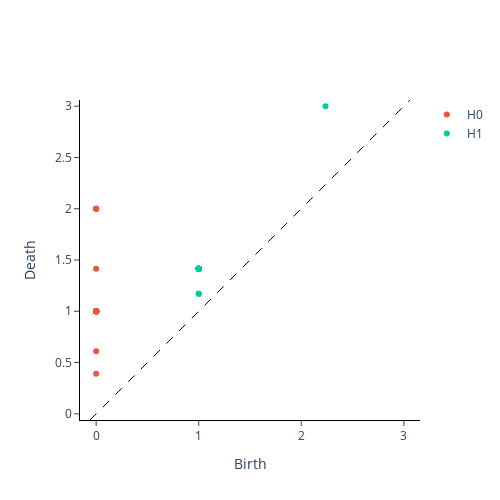

Notebook code cell kept with this figure:
### Markdown cell above
## Example persistence plot

### Code cell
embedder_nonperiodic = SingleTakensEmbedding(
    parameters_type = "fixed",
    time_delay = 7,
    dimension = 2
)

y_nonperiodic_embedded = embedder_nonperiodic.fit_transform(x)

y_nonperiodic_embedded = y_nonperiodic_embedded[None, :, :]

nonperiodic_persistence = VietorisRipsPersistence(
    homology_dimensions = [0, 1]
)
nonperiodic_persistence.fit_transform_plot(y_nonperiodic_embedded)

### Figure 1 — Plotly figure (JSON) as saved in the notebook; plotly's stock layout.template omitted (floating-point values rounded to 4 significant figures)
{"data": [{"hoverinfo": "none", "line": {"color": "black", "dash": "dash", "width": 1}, "mode": "lines", "showlegend": false, "type": "scatter", "x": [-0.06, 3.06], "y": [-0.06, 3.06]}, {"hoverinfo": "text", "hovertext": ["(0.0, 0.39009901881217957)", "(0.0, 0.6099010109901428)", "(0.0, 1.0), multiplicity: 39", "(0.0, 1.0), multiplicity: 39", "(0.0, 1.0), multiplicity: 39", "(0.0, 1.0), multiplicity: 39", "(0.0, 1.0), multiplicity: 39", "(0.0, 1.0), multiplicity: 39", "(0.0, 1.0), multiplicity: 39", "(0.0, 1.0), multiplicity: 39", "(0.0, 1.0), multiplicity: 39", "(0.0, 1.0), multiplicity: 39", "(0.0, 1.0), multiplicity: 39", "(0.0, 1.0), multiplicity: 39", "(0.0, 1.0), multiplicity: 39", "(0.0, 1.0), multiplicity: 39", "(0.0, 1.0), multiplicity: 39", "(0.0, 1.0), multiplicity: 39", "(0.0, 1.0), multiplicity: 39", "(0.0, 1.0), multiplicity: 39", "(0.0, 1.0), multiplicity: 39", "(0.0, 1.0), multiplicity: 39", "(0.0, 1.0), multiplicity: 39", "(0.0, 1.0), multiplicity: 39", "(0.0, 1.0), multiplicity: 39", "(0.0, 1.0), multiplicity: 39", "(0.0, 1.0), multiplicity: 39", "(0.0, 1.0), multiplicity: 39", "(0.0, 1.0), multiplicity: 39", "(0.0, 1.0), multiplicity: 39", "(0.0, 1.0), multiplicity: 39", "(0.0, 1.0), multiplicity: 39", "(0.0, 1.0), multiplicity: 39", "(0.0, 1.0), multiplicity: 39", "(0.0, 1.0), multiplicity: 39", "(0.0, 1.0), multiplicity: 39", "(0.0, 1.0), multiplicity: 39", "(0.0, 1.0), multiplicity: 39", "(0.0, 1.0), multiplicity: 39", "(0.0, 1.0), multiplicity: 39", "(0.0, 1.0), multiplicity: 39", "(0.0, 1.4142135381698608)", "(0.0, 2.0), multiplicity: 3", "(0.0, 2.0), multiplicity: 3", "(0.0, 2.0), multiplicity: 3"], "mode": "markers", "name": "H0", "type": "scatter", "x": [0, 0, 0, 0, 0, 0, 0, 0, 0, 0, 0, 0, 0, 0, 0, 0, 0, 0, 0, 0, 0, 0, 0, 0, 0, 0, 0, 0, 0, 0, 0, 0, 0, 0, 0, 0, 0, 0, 0, 0, 0, 0, 0, 0, 0], "y": [0.3901, 0.6099, 1, 1, 1, 1, 1, 1, 1, 1, 1, 1, 1, 1, 1, 1, 1, 1, 1, 1, 1, 1, 1, 1, 1, 1, 1, 1, 1, 1, 1, 1, 1, 1, 1, 1, 1, 1, 1, 1, 1, 1.414, 2, 2, 2]}, {"hoverinfo": "text", "hovertext": ["(2.2360680103302, 3.0)", "(1.0, 1.4142135381698608), multiplicity: 24", "(1.0, 1.4142135381698608), multiplicity: 24", "(1.0, 1.4142135381698608), multiplicity: 24", "(1.0, 1.4142135381698608), multiplicity: 24", "(1.0, 1.4142135381698608), multiplicity: 24", "(1.0, 1.4142135381698608), multiplicity: 24", "(1.0, 1.4142135381698608), multiplicity: 24", "(1.0, 1.4142135381698608), multiplicity: 24", "(1.0, 1.4142135381698608), multiplicity: 24", "(1.0, 1.4142135381698608), multiplicity: 24", "(1.0, 1.4142135381698608), multiplicity: 24", "(1.0, 1.4142135381698608), multiplicity: 24", "(1.0, 1.4142135381698608), multiplicity: 24", "(1.0, 1.4142135381698608), multiplicity: 24", "(1.0, 1.4142135381698608), multiplicity: 24", "(1.0, 1.4142135381698608), multiplicity: 24", "(1.0, 1.4142135381698608), multiplicity: 24", "(1.0, 1.4142135381698608), multiplicity: 24", "(1.0, 1.4142135381698608), multiplicity: 24", "(1.0, 1.4142135381698608), multiplicity: 24", "(1.0, 1.4142135381698608), multiplicity: 24", "(1.0, 1.4142135381698608), multiplicity: 24", "(1.0, 1.4142135381698608), multiplicity: 24", "(1.0, 1.4142135381698608), multiplicity: 24", "(1.0, 1.1713151931762695), multiplicity: 2", "(1.0, 1.1713151931762695), multiplicity: 2"], "mode": "markers", "name": "H1", "type": "scatter", "x": [2.236, 1, 1, 1, 1, 1, 1, 1, 1, 1, 1, 1, 1, 1, 1, 1, 1, 1, 1, 1, 1, 1, 1, 1, 1, 1, 1], "y": [3, 1.414, 1.414, 1.414, 1.414, 1.414, 1.414, 1.414, 1.414, 1.414, 1.414, 1.414, 1.414, 1.414, 1.414, 1.414, 1.414, 1.414, 1.414, 1.414, 1.414, 1.414, 1.414, 1.414, 1.414, 1.171, 1.171]}], "layout": {"height": 500, "plot_bgcolor": "white", "width": 500, "xaxis": {"autorange": false, "exponentformat": "e", "linecolor": "black", "linewidth": 1, "mirror": false, "range": [-0.06, 3.06], "showexponent": "all", "showline": true, "side": "bottom", "ticks": "outside", "title": {"text": "Birth"}, "type": "linear", "zeroline": true}, "yaxis": {"autorange": false, "exponentformat": "e", "linecolor": "black", "linewidth": 1, "mirror": false, "range": [-0.06, 3.06], "scaleanchor": "x", "scaleratio": 1, "showexponent": "all", "showline": true, "side": "left", "ticks": "outside", "title": {"text": "Death"}, "type": "linear", "zeroline": true}}}
